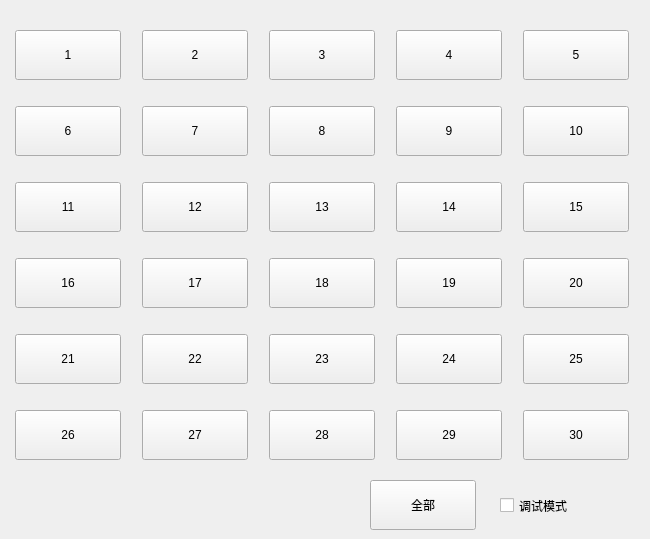
        <widget class="QWidget" name="tab_6">
         <attribute name="title">
          <string>剔废输出</string>
         </attribute>
         <widget class="QWidget" name="layoutWidget1_4">
          <property name="geometry">
           <rect>
            <x>10</x>
            <y>10</y>
            <width>628</width>
            <height>471</height>
           </rect>
          </property>
          <layout class="QGridLayout" name="gridLayout_8">
           <item row="0" column="4">
            <widget class="QPushButton" name="pb_cmdTestKick2">
             <property name="minimumSize">
              <size>
               <width>106</width>
               <height>50</height>
              </size>
             </property>
             <property name="maximumSize">
              <size>
               <width>106</width>
               <height>50</height>
              </size>
             </property>
             <property name="text">
              <string>3</string>
             </property>
             <property name="checkable">
              <bool>true</bool>
             </property>
             <property name="autoRepeat">
              <bool>false</bool>
             </property>
             <attribute name="buttonGroup">
              <string notr="true">KickButtonGroup</string>
             </attribute>
            </widget>
           </item>
           <item row="1" column="0">
            <widget class="QPushButton" name="pb_cmdTestKick5">
             <property name="minimumSize">
              <size>
               <width>106</width>
               <height>50</height>
              </size>
             </property>
             <property name="maximumSize">
              <size>
               <width>106</width>
               <height>50</height>
              </size>
             </property>
             <property name="text">
              <string>6</string>
             </property>
             <property name="checkable">
              <bool>true</bool>
             </property>
             <property name="autoRepeat">
              <bool>false</bool>
             </property>
             <attribute name="buttonGroup">
              <string notr="true">KickButtonGroup</string>
             </attribute>
            </widget>
           </item>
           <item row="0" column="2">
            <widget class="QPushButton" name="pb_cmdTestKick1">
             <property name="minimumSize">
              <size>
               <width>106</width>
               <height>50</height>
              </size>
             </property>
             <property name="maximumSize">
              <size>
               <width>106</width>
               <height>50</height>
              </size>
             </property>
             <property name="text">
              <string>2</string>
             </property>
             <property name="checkable">
              <bool>true</bool>
             </property>
             <property name="autoRepeat">
              <bool>false</bool>
             </property>
             <attribute name="buttonGroup">
              <string notr="true">KickButtonGroup</string>
             </attribute>
            </widget>
           </item>
           <item row="2" column="8">
            <widget class="QPushButton" name="pb_cmdTestKick14">
             <property name="minimumSize">
              <size>
               <width>106</width>
               <height>50</height>
              </size>
             </property>
             <property name="maximumSize">
              <size>
               <width>106</width>
               <height>50</height>
              </size>
             </property>
             <property name="text">
              <string>15</string>
             </property>
             <property name="checkable">
              <bool>true</bool>
             </property>
             <property name="autoRepeat">
              <bool>false</bool>
             </property>
             <attribute name="buttonGroup">
              <string notr="true">KickButtonGroup</string>
             </attribute>
            </widget>
           </item>
           <item row="0" column="0">
            <widget class="QPushButton" name="pb_cmdTestKick0">
             <property name="minimumSize">
              <size>
               <width>106</width>
               <height>50</height>
              </size>
             </property>
             <property name="maximumSize">
              <size>
               <width>106</width>
               <height>50</height>
              </size>
             </property>
             <property name="text">
              <string>1</string>
             </property>
             <property name="checkable">
              <bool>false</bool>
             </property>
             <property name="autoRepeat">
              <bool>false</bool>
             </property>
             <attribute name="buttonGroup">
              <string notr="true">KickButtonGroup</string>
             </attribute>
            </widget>
           </item>
           <item row="1" column="5">
            <spacer name="horizontalSpacer_13">
             <property name="orientation">
              <enum>Qt::Horizontal</enum>
             </property>
             <property name="sizeType">
              <enum>QSizePolicy::Fixed</enum>
             </property>
             <property name="sizeHint" stdset="0">
              <size>
               <width>10</width>
               <height>20</height>
              </size>
             </property>
            </spacer>
           </item>
           <item row="0" column="6">
            <widget class="QPushButton" name="pb_cmdTestKick3">
             <property name="minimumSize">
              <size>
               <width>106</width>
               <height>50</height>
              </size>
             </property>
             <property name="maximumSize">
              <size>
               <width>106</width>
               <height>50</height>
              </size>
             </property>
             <property name="text">
              <string>4</string>
             </property>
             <property name="checkable">
              <bool>true</bool>
             </property>
             <property name="autoRepeat">
              <bool>false</bool>
             </property>
             <attribute name="buttonGroup">
              <string notr="true">KickButtonGroup</string>
             </attribute>
            </widget>
           </item>
           <item row="4" column="4">
            <widget class="QPushButton" name="pb_cmdTestKick22">
             <property name="minimumSize">
              <size>
               <width>106</width>
               <height>50</height>
              </size>
             </property>
             <property name="maximumSize">
              <size>
               <width>106</width>
               <height>50</height>
              </size>
             </property>
             <property name="text">
              <string>23</string>
             </property>
             <property name="checkable">
              <bool>true</bool>
             </property>
             <property name="autoRepeat">
              <bool>false</bool>
             </property>
             <attribute name="buttonGroup">
              <string notr="true">KickButtonGroup</string>
             </attribute>
            </widget>
           </item>
           <item row="1" column="2">
            <widget class="QPushButton" name="pb_cmdTestKick6">
             <property name="minimumSize">
              <size>
               <width>106</width>
               <height>50</height>
              </size>
             </property>
             <property name="maximumSize">
              <size>
               <width>106</width>
               <height>50</height>
              </size>
             </property>
             <property name="text">
              <string>7</string>
             </property>
             <property name="checkable">
              <bool>true</bool>
             </property>
             <property name="autoRepeat">
              <bool>false</bool>
             </property>
             <attribute name="buttonGroup">
              <string notr="true">KickButtonGroup</string>
             </attribute>
            </widget>
           </item>
           <item row="2" column="4">
            <widget class="QPushButton" name="pb_cmdTestKick12">
             <property name="minimumSize">
              <size>
               <width>106</width>
               <height>50</height>
              </size>
             </property>
             <property name="maximumSize">
              <size>
               <width>106</width>
               <height>50</height>
              </size>
             </property>
             <property name="text">
              <string>13</string>
             </property>
             <property name="checkable">
              <bool>true</bool>
             </property>
             <property name="autoRepeat">
              <bool>false</bool>
             </property>
             <attribute name="buttonGroup">
              <string notr="true">KickButtonGroup</string>
             </attribute>
            </widget>
           </item>
           <item row="5" column="4">
            <widget class="QPushButton" name="pb_cmdTestKick27">
             <property name="minimumSize">
              <size>
               <width>106</width>
               <height>50</height>
              </size>
             </property>
             <property name="maximumSize">
              <size>
               <width>106</width>
               <height>50</height>
              </size>
             </property>
             <property name="text">
              <string>28</string>
             </property>
             <property name="checkable">
              <bool>true</bool>
             </property>
             <property name="autoRepeat">
              <bool>false</bool>
             </property>
             <attribute name="buttonGroup">
              <string notr="true">KickButtonGroup</string>
             </attribute>
            </widget>
           </item>
           <item row="1" column="8">
            <widget class="QPushButton" name="pb_cmdTestKick9">
             <property name="minimumSize">
              <size>
               <width>106</width>
               <height>50</height>
              </size>
             </property>
             <property name="maximumSize">
              <size>
               <width>106</width>
               <height>50</height>
              </size>
             </property>
             <property name="text">
              <string>10</string>
             </property>
             <property name="checkable">
              <bool>true</bool>
             </property>
             <property name="autoRepeat">
              <bool>false</bool>
             </property>
             <attribute name="buttonGroup">
              <string notr="true">KickButtonGroup</string>
             </attribute>
            </widget>
           </item>
           <item row="5" column="0">
            <widget class="QPushButton" name="pb_cmdTestKick25">
             <property name="minimumSize">
              <size>
               <width>106</width>
               <height>50</height>
              </size>
             </property>
             <property name="maximumSize">
              <size>
               <width>106</width>
               <height>50</height>
              </size>
             </property>
             <property name="text">
              <string>26</string>
             </property>
             <property name="checkable">
              <bool>true</bool>
             </property>
             <property name="autoRepeat">
              <bool>false</bool>
             </property>
             <attribute name="buttonGroup">
              <string notr="true">KickButtonGroup</string>
             </attribute>
            </widget>
           </item>
           <item row="4" column="2">
            <widget class="QPushButton" name="pb_cmdTestKick21">
             <property name="minimumSize">
              <size>
               <width>106</width>
               <height>50</height>
              </size>
             </property>
             <property name="maximumSize">
              <size>
               <width>106</width>
               <height>50</height>
              </size>
             </property>
             <property name="text">
              <string>22</string>
             </property>
             <property name="checkable">
              <bool>true</bool>
             </property>
             <property name="autoRepeat">
              <bool>false</bool>
             </property>
             <attribute name="buttonGroup">
              <string notr="true">KickButtonGroup</string>
             </attribute>
            </widget>
           </item>
           <item row="5" column="8">
            <widget class="QPushButton" name="pb_cmdTestKick29">
             <property name="minimumSize">
              <size>
               <width>106</width>
               <height>50</height>
              </size>
             </property>
             <property name="maximumSize">
              <size>
               <width>106</width>
               <height>50</height>
              </size>
             </property>
             <property name="text">
              <string>30</string>
             </property>
             <property name="checkable">
              <bool>true</bool>
             </property>
             <property name="autoRepeat">
              <bool>false</bool>
             </property>
             <attribute name="buttonGroup">
              <string notr="true">KickButtonGroup</string>
             </attribute>
            </widget>
           </item>
           <item row="0" column="8">
            <widget class="QPushButton" name="pb_cmdTestKick4">
             <property name="minimumSize">
              <size>
               <width>106</width>
               <height>50</height>
              </size>
             </property>
             <property name="maximumSize">
              <size>
               <width>106</width>
               <height>50</height>
              </size>
             </property>
             <property name="text">
              <string>5</string>
             </property>
             <property name="checkable">
              <bool>true</bool>
             </property>
             <property name="autoRepeat">
              <bool>false</bool>
             </property>
             <attribute name="buttonGroup">
              <string notr="true">KickButtonGroup</string>
             </attribute>
            </widget>
           </item>
           <item row="4" column="6">
            <widget class="QPushButton" name="pb_cmdTestKick23">
             <property name="minimumSize">
              <size>
               <width>106</width>
               <height>50</height>
              </size>
             </property>
             <property name="maximumSize">
              <size>
               <width>106</width>
               <height>50</height>
              </size>
             </property>
             <property name="text">
              <string>24</string>
             </property>
             <property name="checkable">
              <bool>true</bool>
             </property>
             <property name="autoRepeat">
              <bool>false</bool>
             </property>
             <attribute name="buttonGroup">
              <string notr="true">KickButtonGroup</string>
             </attribute>
            </widget>
           </item>
           <item row="3" column="2">
            <widget class="QPushButton" name="pb_cmdTestKick16">
             <property name="minimumSize">
              <size>
               <width>106</width>
               <height>50</height>
              </size>
             </property>
             <property name="maximumSize">
              <size>
               <width>106</width>
               <height>50</height>
              </size>
             </property>
             <property name="text">
              <string>17</string>
             </property>
             <property name="checkable">
              <bool>true</bool>
             </property>
             <property name="autoRepeat">
              <bool>false</bool>
             </property>
             <attribute name="buttonGroup">
              <string notr="true">KickButtonGroup</string>
             </attribute>
            </widget>
           </item>
           <item row="3" column="8">
            <widget class="QPushButton" name="pb_cmdTestKick19">
             <property name="minimumSize">
              <size>
               <width>106</width>
               <height>50</height>
              </size>
             </property>
             <property name="maximumSize">
              <size>
               <width>106</width>
               <height>50</height>
              </size>
             </property>
             <property name="text">
              <string>20</string>
             </property>
             <property name="checkable">
              <bool>true</bool>
             </property>
             <property name="autoRepeat">
              <bool>false</bool>
             </property>
             <attribute name="buttonGroup">
              <string notr="true">KickButtonGroup</string>
             </attribute>
            </widget>
           </item>
           <item row="3" column="4">
            <widget class="QPushButton" name="pb_cmdTestKick17">
             <property name="minimumSize">
              <size>
               <width>106</width>
               <height>50</height>
              </size>
             </property>
             <property name="maximumSize">
              <size>
               <width>106</width>
               <height>50</height>
              </size>
             </property>
             <property name="text">
              <string>18</string>
             </property>
             <property name="checkable">
              <bool>true</bool>
             </property>
             <property name="autoRepeat">
              <bool>false</bool>
             </property>
             <attribute name="buttonGroup">
              <string notr="true">KickButtonGroup</string>
             </attribute>
            </widget>
           </item>
           <item row="3" column="6">
            <widget class="QPushButton" name="pb_cmdTestKick18">
             <property name="minimumSize">
              <size>
               <width>106</width>
               <height>50</height>
              </size>
             </property>
             <property name="maximumSize">
              <size>
               <width>106</width>
               <height>50</height>
              </size>
             </property>
             <property name="text">
              <string>19</string>
             </property>
             <property name="checkable">
              <bool>true</bool>
             </property>
             <property name="autoRepeat">
              <bool>false</bool>
             </property>
             <attribute name="buttonGroup">
              <string notr="true">KickButtonGroup</string>
             </attribute>
            </widget>
           </item>
           <item row="1" column="6">
            <widget class="QPushButton" name="pb_cmdTestKick8">
             <property name="minimumSize">
              <size>
               <width>106</width>
               <height>50</height>
              </size>
             </property>
             <property name="maximumSize">
              <size>
               <width>106</width>
               <height>50</height>
              </size>
             </property>
             <property name="text">
              <string>9</string>
             </property>
             <property name="checkable">
              <bool>true</bool>
             </property>
             <property name="autoRepeat">
              <bool>false</bool>
             </property>
             <attribute name="buttonGroup">
              <string notr="true">KickButtonGroup</string>
             </attribute>
            </widget>
           </item>
           <item row="5" column="2">
            <widget class="QPushButton" name="pb_cmdTestKick26">
             <property name="minimumSize">
              <size>
               <width>106</width>
               <height>50</height>
              </size>
             </property>
             <property name="maximumSize">
              <size>
               <width>106</width>
               <height>50</height>
              </size>
             </property>
             <property name="text">
              <string>27</string>
             </property>
             <property name="checkable">
              <bool>true</bool>
             </property>
             <property name="autoRepeat">
              <bool>false</bool>
             </property>
             <attribute name="buttonGroup">
              <string notr="true">KickButtonGroup</string>
             </attribute>
            </widget>
           </item>
           <item row="2" column="0">
            <widget class="QPushButton" name="pb_cmdTestKick10">
             <property name="minimumSize">
              <size>
               <width>106</width>
               <height>50</height>
              </size>
             </property>
             <property name="maximumSize">
              <size>
               <width>106</width>
               <height>50</height>
              </size>
             </property>
             <property name="text">
              <string>11</string>
             </property>
             <property name="checkable">
              <bool>true</bool>
             </property>
             <property name="autoRepeat">
              <bool>false</bool>
             </property>
             <attribute name="buttonGroup">
              <string notr="true">KickButtonGroup</string>
             </attribute>
            </widget>
           </item>
           <item row="1" column="4">
            <widget class="QPushButton" name="pb_cmdTestKick7">
             <property name="minimumSize">
              <size>
               <width>106</width>
               <height>50</height>
              </size>
             </property>
             <property name="maximumSize">
              <size>
               <width>106</width>
               <height>50</height>
              </size>
             </property>
             <property name="text">
              <string>8</string>
             </property>
             <property name="checkable">
              <bool>true</bool>
             </property>
             <property name="autoRepeat">
              <bool>false</bool>
             </property>
             <attribute name="buttonGroup">
              <string notr="true">KickButtonGroup</string>
             </attribute>
            </widget>
           </item>
           <item row="1" column="1">
            <spacer name="horizontalSpacer_11">
             <property name="orientation">
              <enum>Qt::Horizontal</enum>
             </property>
             <property name="sizeType">
              <enum>QSizePolicy::Fixed</enum>
             </property>
             <property name="sizeHint" stdset="0">
              <size>
               <width>10</width>
               <height>20</height>
              </size>
             </property>
            </spacer>
           </item>
           <item row="2" column="6">
            <widget class="QPushButton" name="pb_cmdTestKick13">
             <property name="minimumSize">
              <size>
               <width>106</width>
               <height>50</height>
              </size>
             </property>
             <property name="maximumSize">
              <size>
               <width>106</width>
               <height>50</height>
              </size>
             </property>
             <property name="text">
              <string>14</string>
             </property>
             <property name="checkable">
              <bool>true</bool>
             </property>
             <property name="autoRepeat">
              <bool>false</bool>
             </property>
             <attribute name="buttonGroup">
              <string notr="true">KickButtonGroup</string>
             </attribute>
            </widget>
           </item>
           <item row="5" column="6">
            <widget class="QPushButton" name="pb_cmdTestKick28">
             <property name="minimumSize">
              <size>
               <width>106</width>
               <height>50</height>
              </size>
             </property>
             <property name="maximumSize">
              <size>
               <width>106</width>
               <height>50</height>
              </size>
             </property>
             <property name="text">
              <string>29</string>
             </property>
             <property name="checkable">
              <bool>true</bool>
             </property>
             <property name="autoRepeat">
              <bool>false</bool>
             </property>
             <attribute name="buttonGroup">
              <string notr="true">KickButtonGroup</string>
             </attribute>
            </widget>
           </item>
           <item row="2" column="2">
            <widget class="QPushButton" name="pb_cmdTestKick11">
             <property name="minimumSize">
              <size>
               <width>106</width>
               <height>50</height>
              </size>
             </property>
             <property name="maximumSize">
              <size>
               <width>106</width>
               <height>50</height>
              </size>
             </property>
             <property name="text">
              <string>12</string>
             </property>
             <property name="checkable">
              <bool>true</bool>
             </property>
             <property name="autoRepeat">
              <bool>false</bool>
             </property>
             <attribute name="buttonGroup">
              <string notr="true">KickButtonGroup</string>
             </attribute>
            </widget>
           </item>
           <item row="1" column="3">
            <spacer name="horizontalSpacer_12">
             <property name="orientation">
              <enum>Qt::Horizontal</enum>
             </property>
             <property name="sizeType">
              <enum>QSizePolicy::Fixed</enum>
             </property>
             <property name="sizeHint" stdset="0">
              <size>
               <width>10</width>
               <height>20</height>
              </size>
             </property>
            </spacer>
           </item>
           <item row="3" column="0">
            <widget class="QPushButton" name="pb_cmdTestKick15">
             <property name="minimumSize">
              <size>
               <width>106</width>
               <height>50</height>
              </size>
             </property>
             <property name="maximumSize">
              <size>
               <width>106</width>
               <height>50</height>
              </size>
             </property>
             <property name="text">
              <string>16</string>
             </property>
             <property name="checkable">
              <bool>true</bool>
             </property>
             <property name="autoRepeat">
              <bool>false</bool>
             </property>
             <attribute name="buttonGroup">
              <string notr="true">KickButtonGroup</string>
             </attribute>
            </widget>
           </item>
           <item row="4" column="0">
            <widget class="QPushButton" name="pb_cmdTestKick20">
             <property name="minimumSize">
              <size>
               <width>106</width>
               <height>50</height>
              </size>
             </property>
             <property name="maximumSize">
              <size>
               <width>106</width>
               <height>50</height>
              </size>
             </property>
             <property name="text">
              <string>21</string>
             </property>
             <property name="checkable">
              <bool>true</bool>
             </property>
             <property name="autoRepeat">
              <bool>false</bool>
             </property>
             <attribute name="buttonGroup">
              <string notr="true">KickButtonGroup</string>
             </attribute>
            </widget>
           </item>
           <item row="4" column="8">
            <widget class="QPushButton" name="pb_cmdTestKick24">
             <property name="minimumSize">
              <size>
               <width>106</width>
               <height>50</height>
              </size>
             </property>
             <property name="maximumSize">
              <size>
               <width>106</width>
               <height>50</height>
              </size>
             </property>
             <property name="text">
              <string>25</string>
             </property>
             <property name="checkable">
              <bool>true</bool>
             </property>
             <property name="autoRepeat">
              <bool>false</bool>
             </property>
             <attribute name="buttonGroup">
              <string notr="true">KickButtonGroup</string>
             </attribute>
            </widget>
           </item>
           <item row="1" column="7">
            <spacer name="horizontalSpacer_14">
             <property name="orientation">
              <enum>Qt::Horizontal</enum>
             </property>
             <property name="sizeType">
              <enum>QSizePolicy::Fixed</enum>
             </property>
             <property name="sizeHint" stdset="0">
              <size>
               <width>10</width>
               <height>20</height>
              </size>
             </property>
            </spacer>
           </item>
          </layout>
         </widget>
         <widget class="QCheckBox" name="cB_debugMode">
          <property name="geometry">
           <rect>
            <x>500</x>
            <y>490</y>
            <width>141</width>
            <height>31</height>
           </rect>
          </property>
          <property name="text">
           <string>调试模式</string>
          </property>
         </widget>
         <widget class="QPushButton" name="pb_cmdTestKick30">
          <property name="geometry">
           <rect>
            <x>370</x>
            <y>480</y>
            <width>106</width>
            <height>50</height>
           </rect>
          </property>
          <property name="minimumSize">
           <size>
            <width>106</width>
            <height>50</height>
           </size>
          </property>
          <property name="maximumSize">
           <size>
            <width>106</width>
            <height>50</height>
           </size>
          </property>
          <property name="text">
           <string>全部</string>
          </property>
          <property name="checkable">
           <bool>true</bool>
          </property>
          <property name="autoRepeat">
           <bool>false</bool>
          </property>
         </widget>
        </widget>
